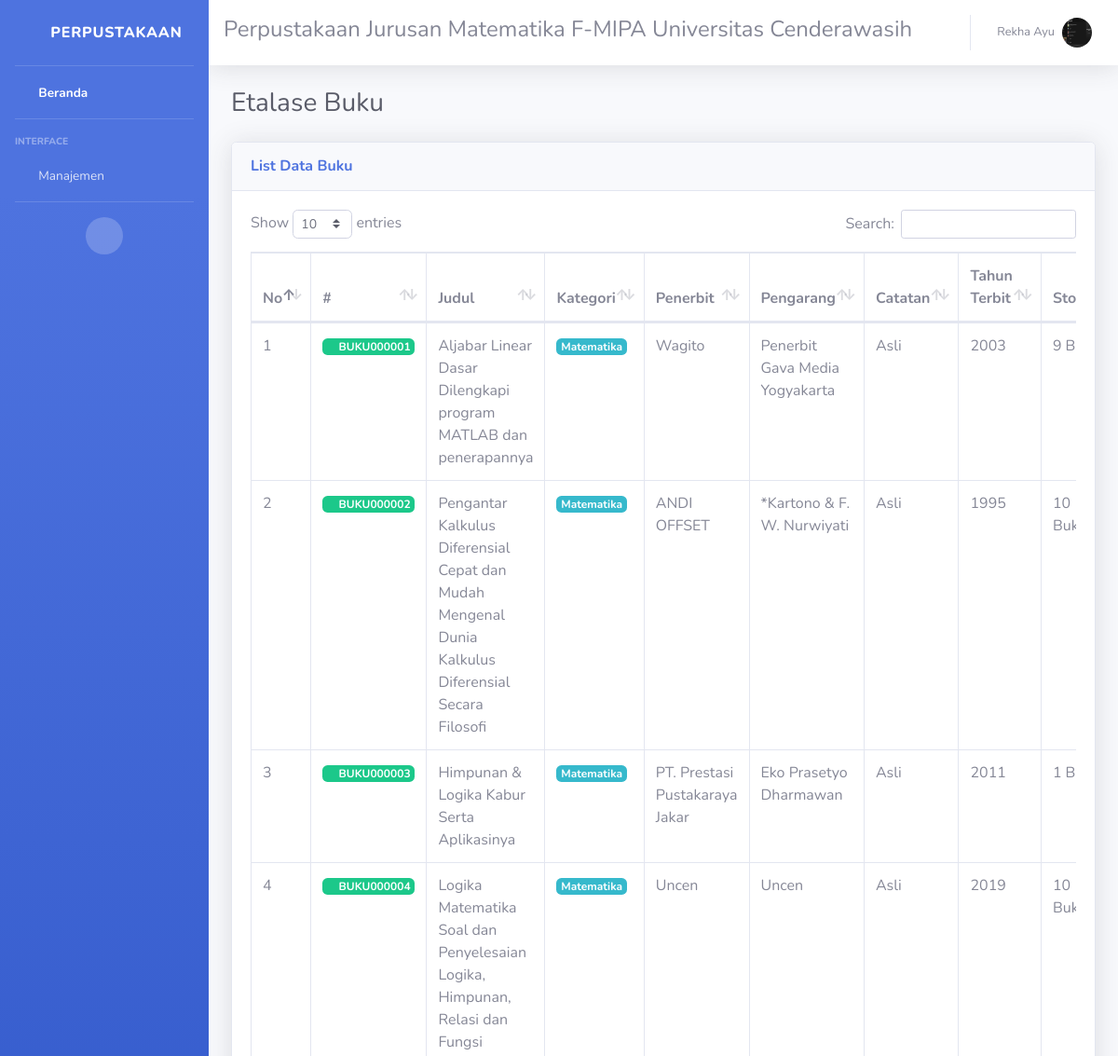
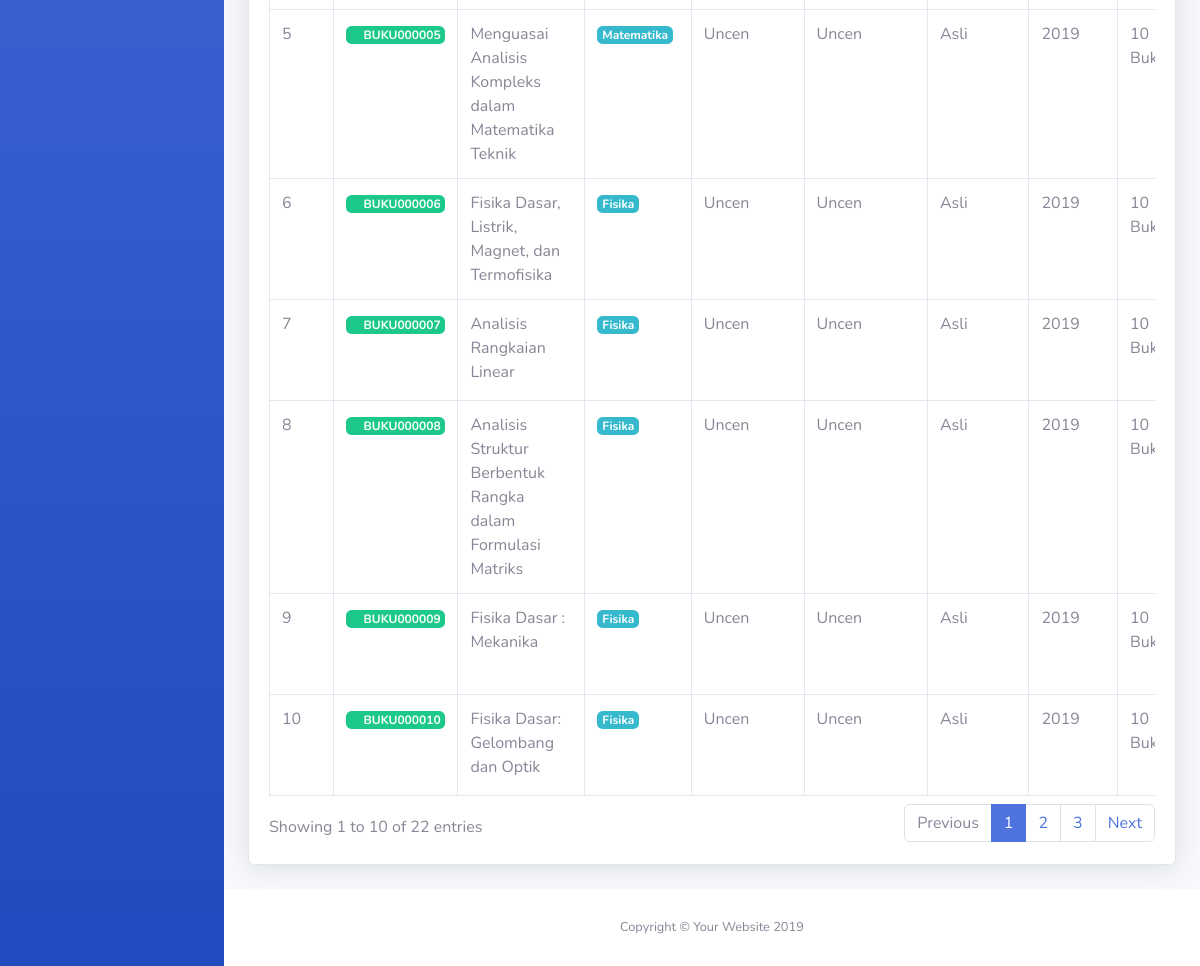
Page /guest/index.php?page=buku (signed in) on the committed database (2 pictures, top to bottom).
### tables this page shows
CREATE TABLE `tbl_mahasiswa` (
  `nim` varchar(15) NOT NULL,
  `nama_lengkap` varchar(100) NOT NULL,
  `email` varchar(50) NOT NULL,
  `password` varchar(10) NOT NULL,
  `anggota_aktif` int(1) NOT NULL,
  `img_mhs` text,
  `terakhir_login` timestamp NULL DEFAULT NULL ON UPDATE CURRENT_TIMESTAMP
);

CREATE TABLE `tbl_buku` (
  `id_buku` varchar(15) NOT NULL,
  `id_kategori` varchar(15) NOT NULL,
  `judul` text NOT NULL,
  `penerbit` varchar(30) NOT NULL,
  `pengarang` varchar(30) NOT NULL,
  `catatan` text NOT NULL,
  `stemming` text NOT NULL,
  `tahun_terbit` int(4) NOT NULL,
  `stok` int(5) NOT NULL,
  `img_buku` text,
  `updated_at` timestamp NULL DEFAULT CURRENT_TIMESTAMP,
  `deleted_at` timestamp NULL DEFAULT NULL
);

CREATE TABLE `tbl_kategori` (
  `id_kategori` varchar(15) NOT NULL,
  `nama_kategori` varchar(30) NOT NULL
);

### guest/page/buku/buku.php (the view, shortened to what this page needs)
<div class="d-sm-flex align-items-center justify-content-between mb-4">
  <h1 class="h3 mb-0 text-gray-800">Etalase Buku</h1>
</div>
<div class="card shadow mb-4">
    <div class="card-header py-3 d-flex flex-row align-items-center justify-content-between">
        <h6 class="m-0 font-weight-bold text-primary">List Data Buku</h6>
    </div>
    <div class="card-body">
        <div class="row">
            <div class="col-sm-12">
                <div class="table-responsive">
                    <table class="table table-bordered dataTable" id="dataTable">
                        <thead>
                            <tr>
                                <th>No</th>
                                <th>#</th>
                                <th>Judul</th>
                                <th>Kategori</th>
                                <th>Penerbit</th>
                                <th>Pengarang</th>
                                <th>Catatan</th>
                                <th>Tahun Terbit</th>
                                <th>Stok</th>
                            </tr>
                        </thead>
                        <tbody>
                        <?php
                        $no = 1;
                        $q = mysqli_query($conn, "SELECT * FROM tbl_buku WHERE deleted_at IS NULL");
                        while($data=mysqli_fetch_array($q)){
                            $nilStok = ($data['stok']-jumlahBuku($data['id_buku']));
                        ?>
                            <tr>
                                <td><?= $no ?></td>
                                <td><label class="badge badge-success"><i class="fas fa-book"></i> <?= $data['id_buku'] ?></label></td>
                                <td><?= $data['judul'] ?></td>
                                <td><?= labelKategori($data['id_kategori']) ?></td>
                                <td><?= $data['penerbit'] ?></td>
                                <td><?= $data['pengarang'] ?></td>
                                <td><?= $data['catatan'] ?></td>
                                <td><?= $data['tahun_terbit'] ?></td>
                                <td><?= stokBuku($nilStok) ?></td>
                            </tr>
                        <?php $no++; } ?>
                        </tbody>
                    </table>
                </div>
            </div>
        </div>
    </div>
</div>

### guest/header.php (shortened to what this page needs)
<nav class="navbar navbar-expand navbar-light bg-white topbar mb-4 static-top shadow">
          <h4>Perpustakaan Jurusan Matematika F-MIPA Universitas Cenderawasih</h4>
          <ul class="navbar-nav ml-auto">
            <li class="nav-item dropdown no-arrow">
              <a class="nav-link dropdown-toggle" href="#" id="userDropdown" role="button" data-toggle="dropdown" aria-haspopup="true" aria-expanded="false">
                <span class="mr-2 d-none d-lg-inline text-gray-600 small"><?= $userdata['nama_lengkap'] ?></span>
                <img class="img-profile rounded-circle" src="<?= $img ?>">
              </a>
            </li>
          </ul>
        </nav>

### guest/service.php (shortened to what this page needs)
<?php
$id     = $_SESSION['id'];
$role   = $_SESSION['role'];
if ($role == 1){
    $q = mysqli_query($conn, "SELECT * FROM tbl_mahasiswa WHERE nim='$id'");
    $userdata = mysqli_fetch_array($q);
} else {
    $q = mysqli_query($conn, "SELECT * FROM tbl_dosen WHERE nip='$id'");
    $userdata = mysqli_fetch_array($q);
}
if ($role == 1){
    ($userdata['img_mhs']!=NULL)?$img='../assets/img/mahasiswa/'.$userdata['img_mhs']:$img='../assets/img/no-photo.png';
} else {
    ($userdata['img_dosen']!=NULL)?$img='../assets/img/dosen/'.$userdata['img_dosen']:$img='../assets/img/no-photo.png';
}
function jumlahBuku($params){
    include "../assets/lib/koneksi.php";
    $sql = mysqli_num_rows(mysqli_query($conn,"SELECT * FROM tbl_peminjaman WHERE id_buku='$params' AND status_pinjaman=0"));
    return $sql;
}
function stokBuku($a){
    if ($a > 0){
        $str = $a." Buku";
    } else {
        $str = "stok belum tersedia";
    }
    return $str;
}
function labelKategori($params){
    include "../assets/lib/koneksi.php";
    $sql = mysqli_query($conn, "SELECT * FROM tbl_kategori WHERE id_kategori='$params'");
    $data = mysqli_fetch_array($sql);
    $val = '<label class="badge badge-info">'.$data['nama_kategori'].'</label>';
    return $val;
}

### rows in the picture
tbl_mahasiswa: nama_lengkap "Rekha Ayu", img_mhs (picture)
tbl_buku: id_buku "BUKU000001", judul "Aljabar Linear Dasar Dilengkapi program MATLAB dan penerapannya", id_kategori.nama_kategori "Matematika", penerbit "Wagito", pengarang "Penerbit Gava Media Yogyakarta", catatan "Asli", tahun_terbit "2003", nilStok "9…"
tbl_buku: id_buku "BUKU000002", judul "Pengantar Kalkulus Diferensial Cepat dan Mudah Mengenal Dunia Kalkulus Diferensial Secara Filosofi", id_kategori.nama_kategori "Matematika", penerbit "ANDI OFFSET", pengarang "*Kartono & F. W. Nurwiyati", catatan "Asli", tahun_terbit "1995", nilStok "10…"
tbl_buku: id_buku "BUKU000003", judul "Himpunan & Logika Kabur Serta Aplikasinya", id_kategori.nama_kategori "Matematika", penerbit "PT. Prestasi Pustakaraya Jakar", pengarang "Eko Prasetyo Dharmawan", catatan "Asli", tahun_terbit "2011", nilStok "1…"
tbl_buku: id_buku "BUKU000004", judul "Logika Matematika Soal dan Penyelesaian Logika, Himpunan, Relasi dan Fungsi", id_kategori.nama_kategori "Matematika", penerbit "Uncen", pengarang "Uncen", catatan "Asli", tahun_terbit "2019", nilStok "10…"
tbl_buku: id_buku "BUKU000005", judul "Menguasai Analisis Kompleks dalam Matematika Teknik", id_kategori.nama_kategori "Matematika", penerbit "Uncen", pengarang "Uncen", catatan "Asli", tahun_terbit "2019", nilStok "10…"
tbl_buku: id_buku "BUKU000006", judul "Fisika Dasar, Listrik, Magnet, dan Termofisika", id_kategori.nama_kategori "Fisika", penerbit "Uncen", pengarang "Uncen", catatan "Asli", tahun_terbit "2019", nilStok "10…"
tbl_buku: id_buku "BUKU000007", judul "Analisis Rangkaian Linear", id_kategori.nama_kategori "Fisika", penerbit "Uncen", pengarang "Uncen", catatan "Asli", tahun_terbit "2019", nilStok "10…"
tbl_buku: id_buku "BUKU000008", judul "Analisis Struktur Berbentuk Rangka dalam Formulasi Matriks", id_kategori.nama_kategori "Fisika", penerbit "Uncen", pengarang "Uncen", catatan "Asli", tahun_terbit "2019", nilStok "10…"
tbl_buku: id_buku "BUKU000009", judul "Fisika Dasar : Mekanika", id_kategori.nama_kategori "Fisika", penerbit "Uncen", pengarang "Uncen", catatan "Asli", tahun_terbit "2019", nilStok "10…"
tbl_buku: id_buku "BUKU000010", judul "Fisika Dasar: Gelombang dan Optik", id_kategori.nama_kategori "Fisika", penerbit "Uncen", pengarang "Uncen", catatan "Asli", tahun_terbit "2019", nilStok "10…"
